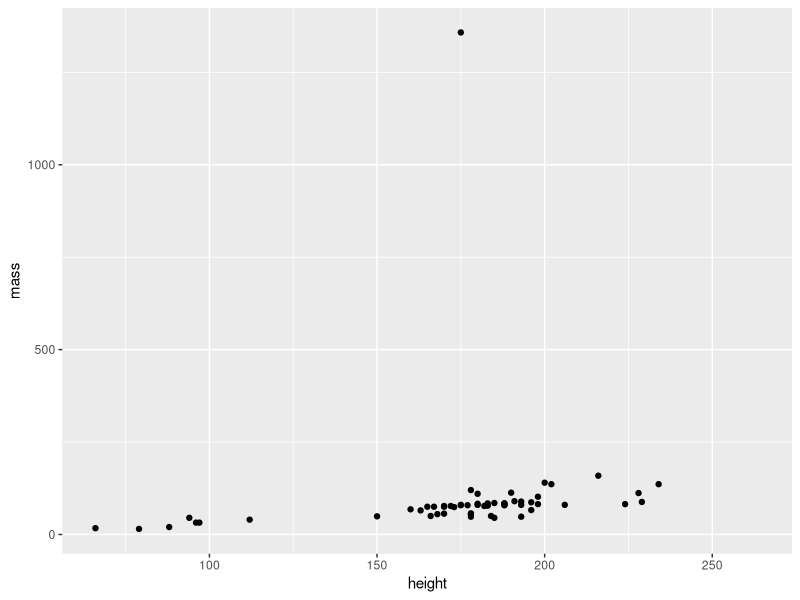
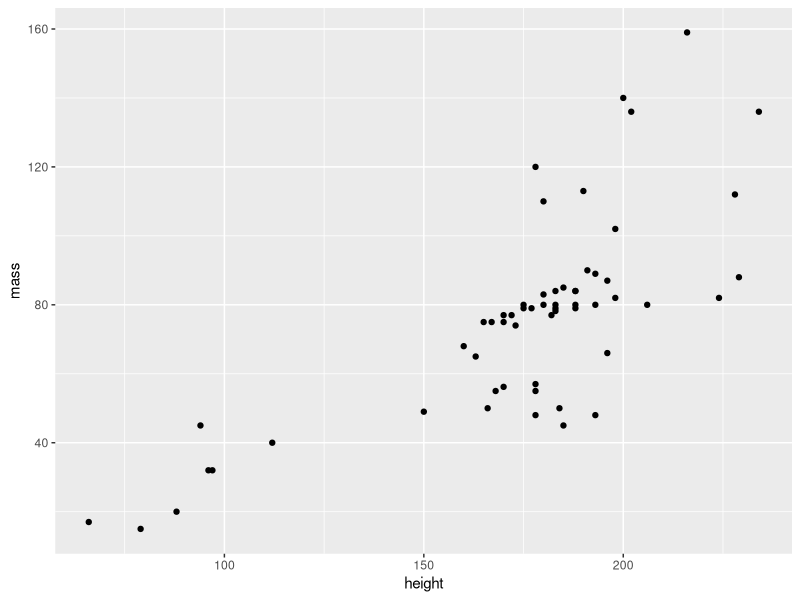
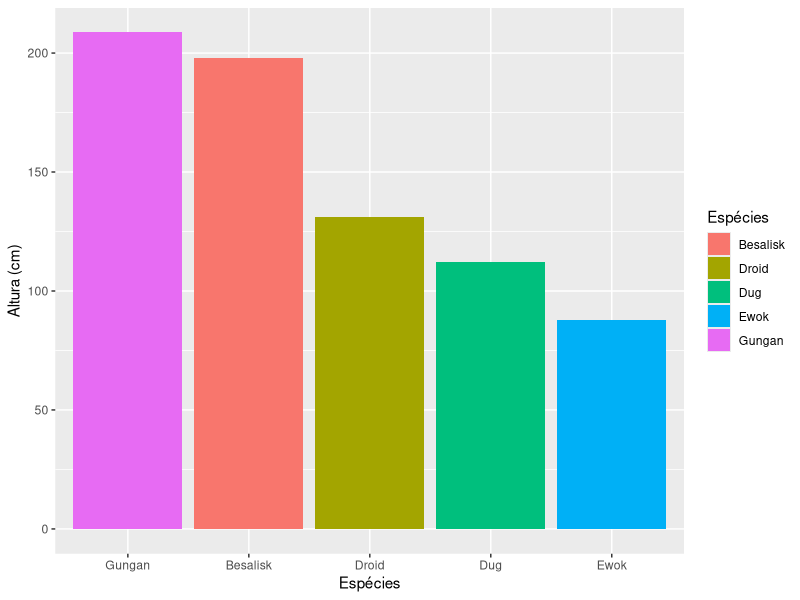
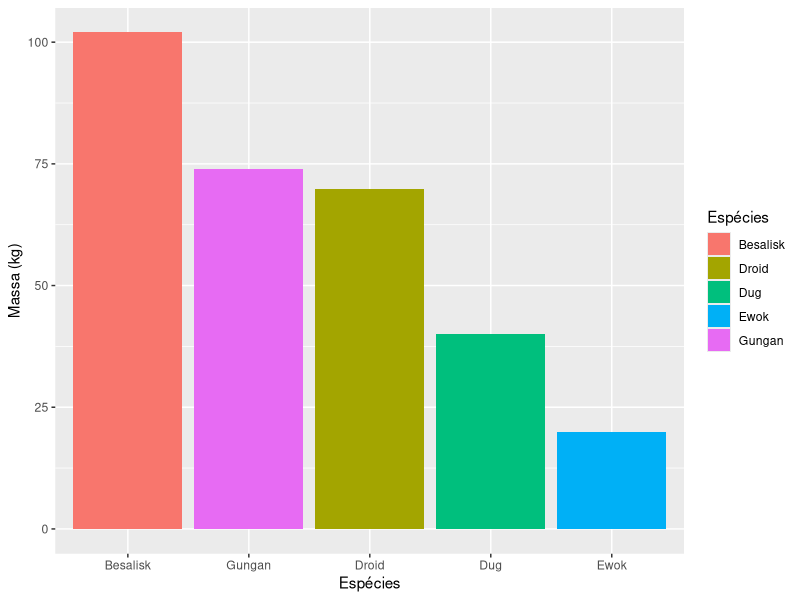
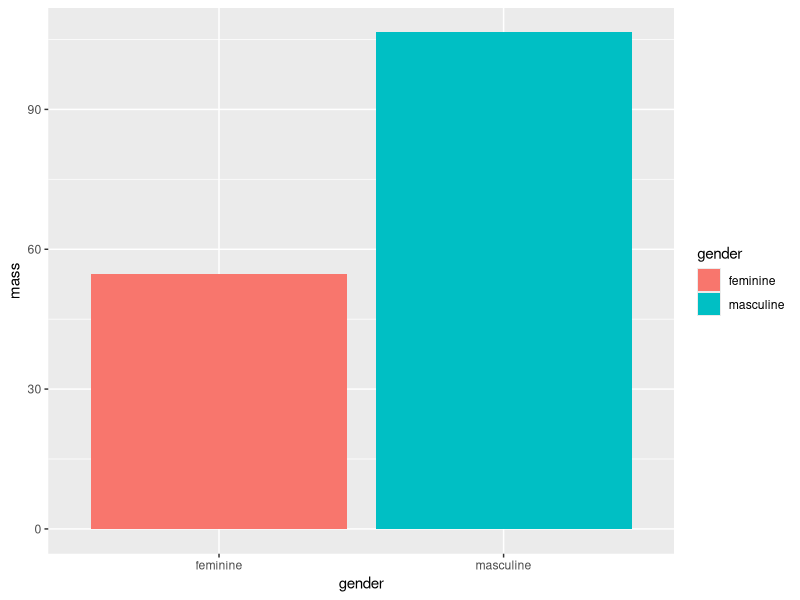
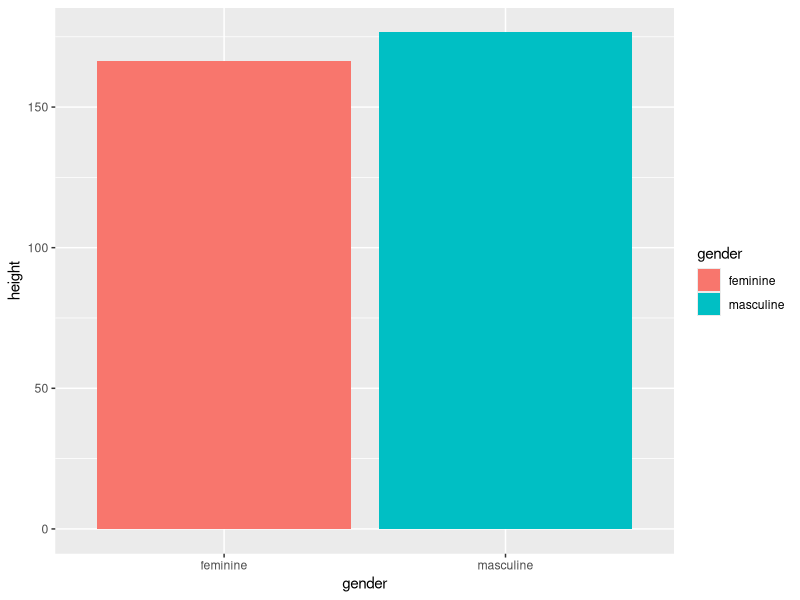
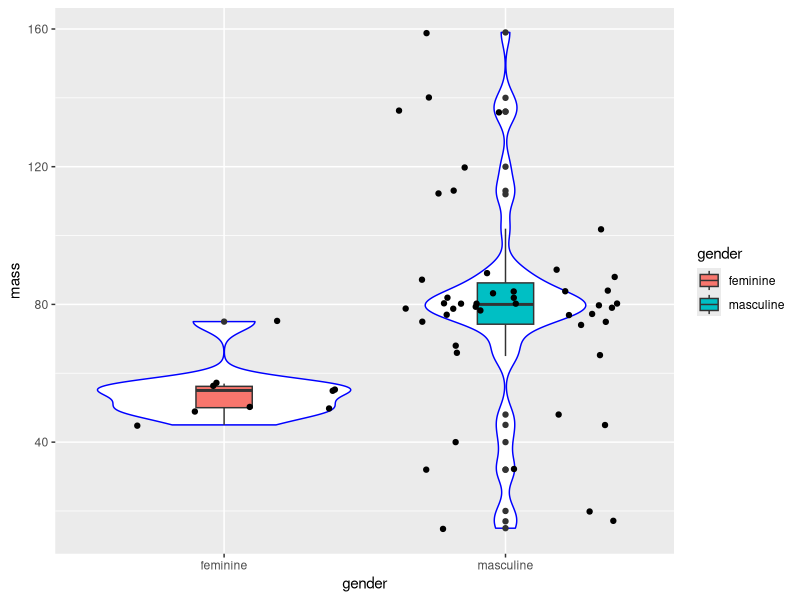
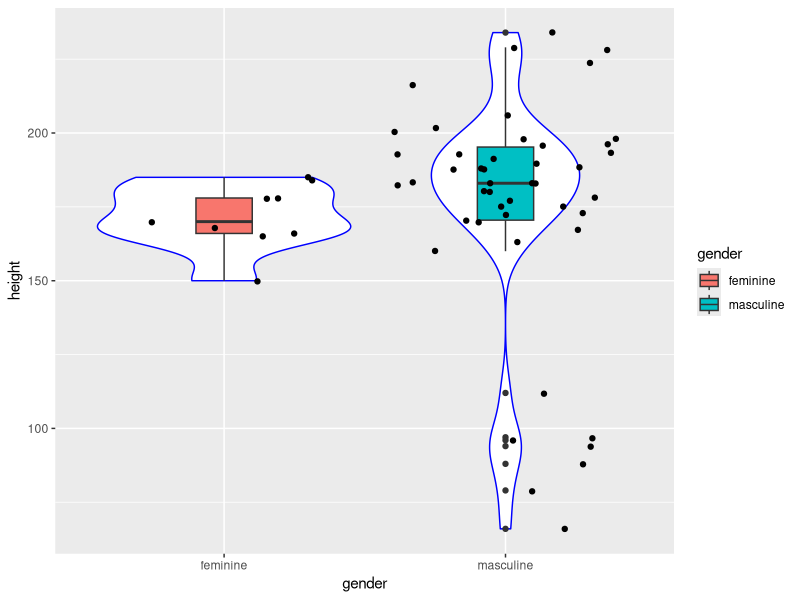

These figures' R source, in order:

# Pacotes tidyverse - Prática -----------------------------------------------------------------------------------------------------------------------------
# Autoria do script: Jeanne Franco ---------------------------------------------------------------------------------------------------------
# Data: 17/03/2022 -------------------------------------------------------------------------------------------------------------------------

# Carregar pacotes -------------------------------------------------------------------------------------------------------------------------

library(dplyr)
library(ggplot2)

# Carregar dados ---------------------------------------------------------------------------------------------------------------------------

dados <- starwars
View(dados)

# Manipulação de dados 1 -------------------------------------------------------------------------------------------------------------------

dados %>%
  select(mass, hair_color) %>%
  filter(hair_color == "brown")

dados %>%
  select(height, hair_color) %>%
  filter(hair_color == "brown")

dados_1 <- dados %>%
  select(height, mass) %>%
  summarise_at(c("height", "mass"), list(max, min), na.rm = TRUE) 
dados_1

dados_2 <- dados %>%
  select(height, mass) 
dados_2

# Gráfico 1 --------------------------------------------------------------------------------------------------------------------------------

ggplot(dados_2, aes(x = height, y = mass)) +
  geom_point()

# Manipulação de dados 2 -------------------------------------------------------------------------------------------------------------------

dados_2 <- dados %>%
  select(height, mass) %>%
  filter(mass != 1358) # Elimina o valor máximo (outlier que impede ver a tendência)
dados_2

# Gráfico 2 --------------------------------------------------------------------------------------------------------------------------------

ggplot(dados_2, aes(x = height, y = mass)) +
  geom_point()

# Manipulação de dados 3 -------------------------------------------------------------------------------------------------------------------

dados_3 <- dados %>%
  select(height, mass, species) %>%
  filter(species %in% c("Besalisk", "Dug", "Gungan", "Ewok", "Droid")) %>%
  group_by(species) %>%
  summarise_all(list(mean), na.rm = TRUE)
dados_3

# Gráficos 3 -------------------------------------------------------------------------------------------------------------------------------

plot_altura <- ggplot(dados_3, aes(x = species, y = height)) +
  geom_col(aes(fill = species)) +
  scale_x_discrete(limits = c("Gungan", "Besalisk", "Droid", "Dug", "Ewok")) +
  scale_fill_discrete(name = "Espécies") +
  labs(x = "Espécies", y = "Altura (cm)")
plot_altura

plot_massa <- ggplot(dados_3, aes(x = species, y = mass)) +
  geom_col(aes(fill = species)) +
  scale_x_discrete(limits = c("Besalisk", "Gungan", "Droid", "Dug", "Ewok")) +
  scale_fill_discrete(name = "Espécies") +
  labs(x = "Espécies", y = "Massa (kg)")
plot_massa

# Manipulação de dados 4 -------------------------------------------------------------------------------------------------------------------

dados_4 <- dados %>%
  select(gender, mass, height) %>%
  filter(gender %in% c("feminine", "masculine")) %>%
  group_by(gender) %>%
  summarise_all(list(mean), na.rm = TRUE)
dados_4  

# Gráficos 4 -------------------------------------------------------------------------------------------------------------------------------

massa_genero <- ggplot(dados_4, aes(x = gender, y = mass)) +
  geom_col(aes(fill = gender))
massa_genero

altura_genero <- ggplot(dados_4, aes(x = gender, y = height)) +
  geom_col(aes(fill = gender))
altura_genero

# Manipulação de dados 5 -------------------------------------------------------------------------------------------------------------------

dados_5 <- dados %>%
  select(gender, mass, height) %>%
  filter(gender %in% c("feminine", "masculine")) %>%
  filter(mass != 1358)
dados_5

# Gráficos 5 -------------------------------------------------------------------------------------------------------------------------------

massa_genero_box <- ggplot(dados_5, aes(x = gender, y = mass)) +
  geom_violin(col = "blue") +
  geom_boxplot(aes(fill = gender), width = 0.2) +
  geom_jitter()
massa_genero_box

altura_genero_box <- ggplot(dados_5, aes(x = gender, y = height)) +
  geom_violin(col = "blue") +
  geom_boxplot(aes(fill = gender), width = 0.2) +
  geom_jitter()
altura_genero_box

# Manipulação de dados 6 -------------------------------------------------------------------------------------------------------------------

dados_6 <- dados %>%
  select(species, birth_year) %>%
  filter(species %in% c("Human", "Droid", "Wookiee", "Ewok", "Cerean")) %>%
  group_by(species) %>%
  summarise(mean(birth_year, na.rm = TRUE))
dados_6
  
dados_6 <- dados %>%
  select(species, birth_year) %>%
  filter(species %in% c("Human", "Droid", "Wookiee", "Ewok", "Cerean")) %>%
  group_by(species) %>%
  summarise_all(list(mean), na.rm = TRUE)
dados_6

# Gráfico 6 -------------------------------------------------------------------------------------------------------------------------------

ggplot(dados_6, aes(x = species, y = birth_year)) +
  geom_col(aes(fill = species)) +
  scale_x_discrete(limits = c("Wookiee", "Cerean", "Human", "Droid", "Ewok"))

# Manipulação de dados 7 -------------------------------------------------------------------------------------------------------------------

dados_7 <- dados %>%
  select(height, mass, birth_year, skin_color) %>%
  filter(skin_color %in% c("green", "red", "blue", "brown", "dark")) %>%
  group_by(skin_color) %>%
  summarise_at(c("height", "mass", "birth_year"), list(mean), na.rm = TRUE)
dados_7

# Gráficos 7 -------------------------------------------------------------------------------------------------------------------------------

altura_pele <- ggplot(dados_7, aes(x = skin_color, y = height)) +
  geom_col(fill = "#cab2d6") +
  scale_x_discrete(limits = c("green", "brown", "red", "dark", "blue")) +
  theme_light()
altura_pele

massa_pele <- ggplot(dados_7, aes(x = skin_color, y = mass)) +
  geom_col(fill = "#cab2d6") +
  scale_x_discrete(limits = c("blue", "dark", "green", "red", "brown")) +
  theme_light()
massa_pele

idade_pele <- ggplot(dados_7, aes(x = skin_color, y = birth_year)) +
  geom_col(fill = "#cab2d6") +
  scale_x_discrete(limits = c("brown", "blue", "dark", "red", "green")) +
  theme_light()
idade_pele

# Manipulação de dados 8 -------------------------------------------------------------------------------------------------------------------

dados_8 <- dados %>%
  select(mass, sex) %>%
  filter(sex %in% c("male", "female", "hermaphroditic")) %>%
  group_by(sex) %>%
  summarise(media_massa = mean(mass, na.rm = TRUE))
dados_8

# Gráfico 8 --------------------------------------------------------------------------------------------------------------------------------

ggplot(dados_8, aes(x = sex, y = media_massa)) +
  geom_col(aes(fill = sex)) +
  scale_x_discrete(limits = c("female", "male", "hermaphroditic")) +
  theme(legend.position = "none")

# Manipulação de dados 9 -------------------------------------------------------------------------------------------------------------------

dados_9 <- dados %>%
  select(mass, sex) %>%
  filter(sex %in% c("male", "female")) %>%
  group_by(sex) %>%
  summarise(media_massa = mean(mass, na.rm = TRUE))
dados_9

# Gráfico 9 --------------------------------------------------------------------------------------------------------------------------------

ggplot(dados_9, aes(x = sex, y = media_massa)) +
  geom_col(aes(fill = sex)) +
  scale_x_discrete(limits = c("female", "male")) +
  theme(legend.position = "none")

# Manipulação de dados 10 ------------------------------------------------------------------------------------------------------------------

dados_10 <- dados %>%
  select(skin_color, eye_color) %>%
  filter(skin_color %in% c("gold", "white", "light", "green", "pale", "fair",
                           "grey", "dark", "red"))
dados_10

# Gráfico 10 -------------------------------------------------------------------------------------------------------------------------------

ggplot(dados_10, aes(x = skin_color, y = eye_color)) +
  geom_count() +
  labs(x = "Cor da pele", y = "Cor dos olhos")

# Manipulação de dados 11 ------------------------------------------------------------------------------------------------------------------

unique(dados$homeworld)
unique(dados$species)

dados_11 <- dados %>%
  select(species, homeworld) %>%
  filter(species %in% c("Human", "Wookiee", "Ewok", "Cerean", "Xexto",
                        "Rodian" , "Hutt" , "Gungan", "Aleena", "Clawdite",
                        "Muun", "Droid") & 
         homeworld %in% c("Naboo", "Alderaan", "Tatooine", "Cerea", "Tund",
                          "Zolan", "Ojom", "Kalee", "Aleen Minor", "Mon Cala",
                          "Iridonia", "Chandrila"))
dados_11
View(dados_11)

# Gráfico 11 -------------------------------------------------------------------------------------------------------------------------------

ggplot(dados_11, aes(x = homeworld, y = species)) +
  geom_count() +
  labs(x = "Planeta natal", y = "Espécies")
